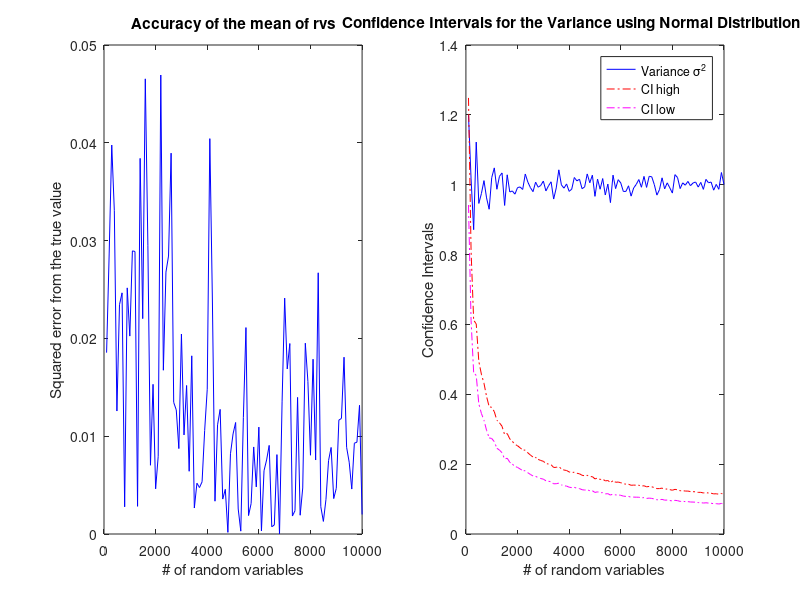

Recreate this plot in MATLAB.
clear all;
close all;

n=100;
num_exp = 100;

mu = zeros(1,num_exp);
std_dev = zeros(1,num_exp);
ci_low = zeros(1,num_exp);
ci_high = zeros(1,num_exp);
count = 0;

for i=1:num_exp
    % Generate n=48 iid U(0,1) r.v.’s
    rv = normrnd(0,1,[1 n]);

    % Find sample mean, sample std dev and 95%-confidence interval for the mean
    mu(i) = mean(rv);

    % % Just to check, I calculated by-hand the sample mean, and it returns equal
    % sum_rv = sum(rv);
    % mu_sample = sum_rv/n;

    % sigma_sq = std(rv);

    % % Just to check, I calculated by-hand the sample standard deviation, and it returns equal
    % sum_dev = 0;
    % for i=1:n
    %     sum_dev = sum_dev + (rv(i) - mu)^2;
    % end
    % std_dev = sum_dev/n;
    deviation = arrayfun(@(x) (x-mu(i))^2, rv);
    std_dev(i) = sum(deviation)/(n-1);

    ci_low(i) = sqrt(std_dev(i)*73.2204/(n-1));
    ci_high(i) = sqrt(std_dev(i)*128.6604/(n-1));
    n = n+100;
end

%Study the accuracy of the estimate with respect to the true value vs. n
err_from_true = abs(mu);

%Plot the results
t = 100:100:100 + num_exp*99;
figure('Name', 'Experiment4');
subplot(1,2,1);
plot(t,err_from_true, '-b');
xlabel('# of random variables');
ylabel('Squared error from the true value');
title('Accuracy of the mean of rvs');
subplot(1,2,2);
plot(t,std_dev, '-b');
title('Confidence Intervals for the Variance using Normal Distribution N(0,1)');
hold on;
plot(t,ci_high, '-.r');
hold on;
plot(t,ci_low, '-.m');
xlabel('# of random variables');
ylabel('Confidence Intervals');
legend('Variance \sigma^2','CI high', 'CI low')